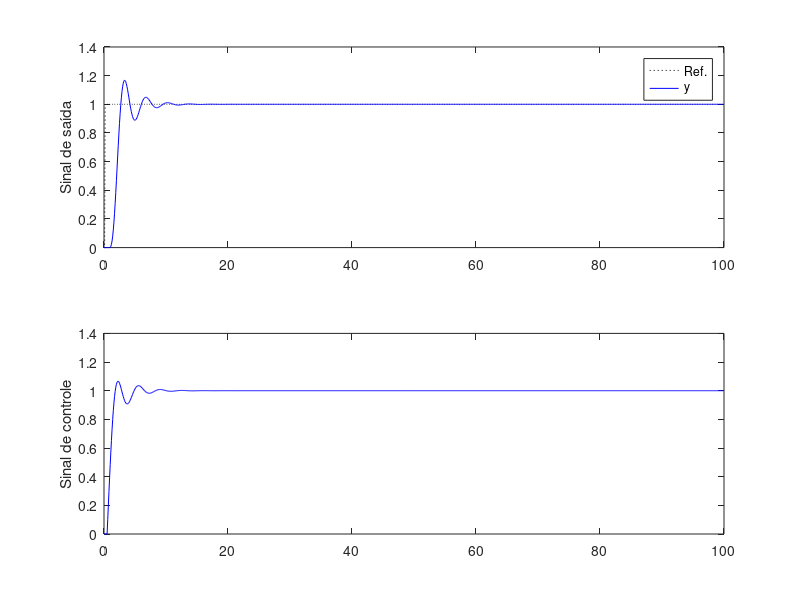

MATLAB code to generate this figure:
%% Atividade 04: 
% Para as classes de plantas mostradas a seguir, projetar o sistemas GMVC incrementais de ordem mínima,
% realizando os seguintes testes e comparando-os com uma solução baseada em PID: 
clear all; close all; clc;

%% Planta b) G(s) = ( 4/(s^{2}+2s+4) )*e^{-0.3s}
Ts = 0.1; % periodo de amostragem (s)
d = round((0.3/Ts) + 1);   % atraso discreto (em amostras)
lambida = 10;

    g = 1;          % ganho do sistema
    wn = 2;         % frequencia natural (rad/s)
    zeta = 0.5;     % fator de amortecimento

Gs = tf(g*wn^2, [1  2*zeta*wn   wn^2])
Gz = c2d(Gs,Ts, 'zoh')

Az = Gz.den{1};
    a0 = Az(1); a1 = Az(2); a2 = Az(3);
Bz = Gz.num{1};
    b0 = Bz(2); b1 = Bz(3);

    % Ampliar o modelo para incluir a diferença discreta.
    % Δ = 1-z^-1
    DAz = conv(Az,[1 -1]);
        da0 = DAz(1); da1 = DAz(2); da2 = DAz(3); da3 = DAz(4);

    % Equação Diofantina
        % E(z)= e0 + e1*z^{-1} + e2*z^{-2} + e3*z^{-3}
        % F(z)= f0 + f1*z^{-1} + f2*z^{-2}
    e0 = 1;
    e1 = -da1;
    e2 = -da2-da1*e1;
    e3 = -da3-da2*e1-da1*e2;
    f0 = -da3*e1-da2*e2-da1*e3;
    f1 = -da3*e2-da2*e3;
    f2 = -da3*e3;
    
    % R(z)
    r0 = b0*e0+lambida;
    r1 = b0*e1+b1*e0;
    r2 = b0*e2+b1*e1;
    r3 = b0*e3+b1*e2;
    r4 = b1*e3;

%% Simulação no dominio do tempo
tfinal = 100; % tempo de simulação (em segundos)
N = round( tfinal/Ts );
t = 0:Ts:N*Ts-Ts;

    % Sinal de referencia
    ref(1:N) = 0; ref(3:N) = 1;
    % ref(1:5)=0;
    % ref(6: round( N/3 ))=1;
    % ref(1+round( N/3 ): round(2*N/3) )=2.5;
    % ref(1+round( 2*N/3 ): N )= 4;

    % Ruído de processo
    w = 0*wgn(1,N,1e-4,'linear');

    % Condições iniciais
    y(1:5) = 0; u(1:5) = 0; du(1:5) = 0;

for k = 6:N
    % Modelo da planta
    y(k) = (1/da0)*( -da1*y(k-1)-da2*y(k-2)-da3*y(k-3)+b0*du(k-4)+b1*du(k-5)+w(k) );

    % Controlador
    du(k) = (1/r0)*( -r1*du(k-1)-r2*du(k-2)-r3*du(k-3)-r4*du(k-4)+ref(k-4)-f0*y(k)-f1*y(k-1)-f2*y(k-2) ); 
    u(k) = u(k-1) +du(k);
end

% Plot
figure;
subplot(211)
    plot(t,ref,':k',t,y,'b');
    ylabel('Sinal de saída');
    legend('Ref.','y');
subplot(212)
    plot(t,u,'b');
    ylabel('Sinal de controle');

%% Análise de seguimento de referência do tipo degrau com base nos índices ISE+ISU

    % Integral of Squared Error (ISE)
        % ISE pequeno = controle agressivo
    ISE = sum((ref - y).^2)
    
    % Integral of Squared Control Increment (ISU)
        % ISU pequeno = controle conservador
    ISU = sum(du.^2)
